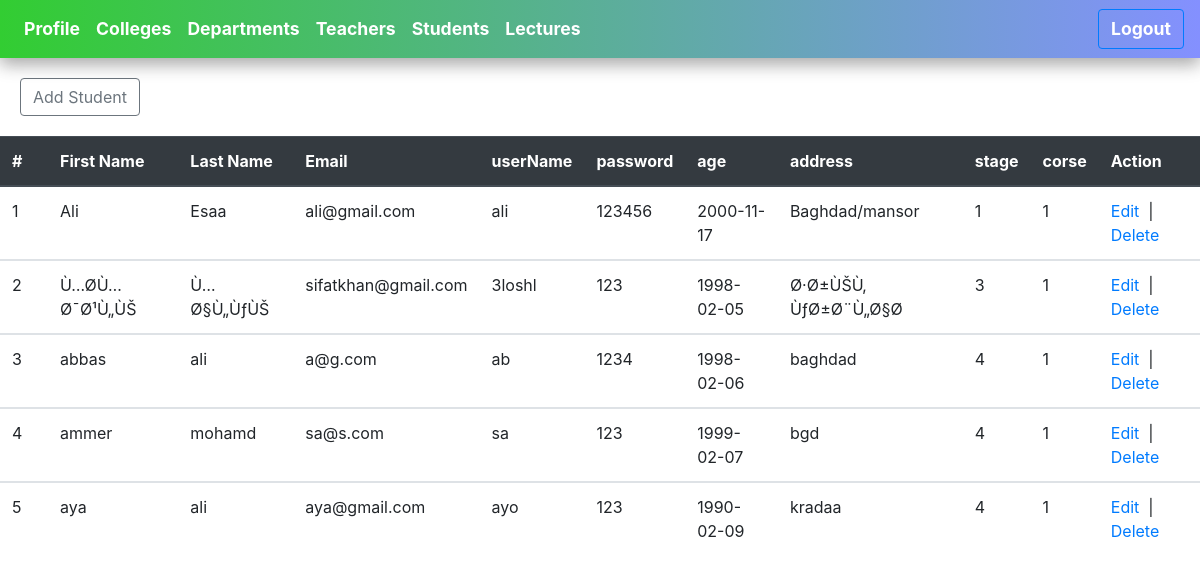
/student/Student.php (signed in), run on the app's committed database.
### tables this page shows
CREATE TABLE `student` (
  `ID_stu` int(11) NOT NULL,
  `stu_first_name` varchar(20) NOT NULL,
  `stu_last_name` varchar(20) NOT NULL,
  `stu_email` varchar(25) NOT NULL,
  `stu_user_name` varchar(20) NOT NULL,
  `stu_password` varchar(20) NOT NULL,
  `stu_age` date NOT NULL,
  `stu_address` varchar(20) NOT NULL,
  `stu_stage` int(11) NOT NULL,
  `stu_status` tinyint(4) NOT NULL,
  `corse` int(11) NOT NULL,
  `dep_id` int(11) DEFAULT NULL
);

### student/Student.php (the view, shortened to what this page needs)
<?php
$host = "localhost";
$user = "root";
$password = "";
$db = "unvdb";
$link = mysqli_connect($host,$user,$password,$db);
?>
<!DOCTYPE html>
<html>
<head>
<link rel="stylesheet" href="https://cdnjs.cloudflare.com/ajax/libs/uikit/3.0.3/css/uikit.min.css" />
<link rel="stylesheet" href="https://stackpath.bootstrapcdn.com/bootstrap/4.2.1/css/bootstrap.min.css">
<link rel="stylesheet" href="../css/style3.css" type="text/css" >
</head>
<body>
<nav class="navbar navbar-expand-lg navbar-light bg-light navCol">
  <div class="collapse navbar-collapse " id="navbarNav">
    <ul class="navbar-nav">
    <li class="nav-item">
    <a class="nav-link " id="icol" href="../welcomeAdmin.php">Profile</a>
    </li>
      <li class="nav-item">
      <a class="nav-link " id="icol" href="../college/college.php">Colleges</a>
      </li>
      <li class="nav-item">
      <a class="nav-link " id="icol" href="../Deb/Deb.php">Departments</a>
      </li>
      <li class="nav-item">
      <a class="nav-link " id="icol" href="../teacher/Teacher.php">Teachers</a>
      </li>
      <li class="nav-item">
      <a class="nav-link " id="icol" href="Student.php">Students</a>
      </li>
      <li class="nav-item">
      <a class="nav-link " id="icol" href="../lec/lec.php">Lectures</a>
      </li>
    </ul>
  </div>
  <button type="button" class="btn btn-outline-primary "> <a id="icol" href="../logOut.php">Logout</a></button>
</nav>
<div class="butadd">
    <a href="addStudent.php"><button type="button" class="btn btn-outline-secondary">Add Student</button></a>
</div>
<?php
if (isset($_SESSION['email']) == true) {
    $sql = "select * from student";
    $result = mysqli_query($link, $sql);
    ?>
<table class="table">
  <thead class="thead-dark">
    <tr>
      <th scope="col" width="4%">#</th>
      <th scope="col" >First Name</th>
      <th scope="col" >Last Name</th>
      <th scope="col" >Email</th>
      <th scope="col" >userName</th>
      <th scope="col" >password</th>
      <th scope="col" >age</th>
      <th scope="col" >address</th>
      <th scope="col" >stage</th>
      <th scope="col" >corse</th>
      <th scope="col" >Action</th>
    </tr>
  </thead>
        <?php
        if ($result) {
            $i = 0;
            foreach ($result as $sdata) {
                $i++;
                ?>
<tbody>
    <tr>
    <td><?php echo $i;?></td>
                    <td><?php echo $sdata['stu_first_name']?></td>
                    <td><?php echo $sdata['stu_last_name']?></td>
                    <td><?php echo $sdata['stu_email']?></td>
                    <td><?php echo $sdata['stu_user_name']?></td>
                    <td><?php echo $sdata['stu_password']?></td>
                    <td><?php echo $sdata['stu_age']?></td>
                    <td><?php echo $sdata['stu_address']?></td>
                    <td><?php echo $sdata['stu_stage']?></td>
                    <td><?php echo $sdata['corse']?></td>
                    <td>
                        <a  href="editStudent.php?id=<?php echo $sdata['ID_stu'];?>">Edit</a>&nbsp&nbsp|&nbsp&nbsp
                        <a  href="deleteStudent.php?id=<?php echo $sdata['ID_stu'];?>">Delete</a>
                    </td>
    </tr>
  </tbody>
            <?php } }else{?>
            <tr><td colspan="5"><h2>No data found</h2></td></tr>
        <?php } ?>
    </table>
    <?php
}else{
    header("location: loginAdmin.php");
}
?>
</body>
</html>

### css/style3.css (style rules this page uses)
.navCol { box-shadow: 0 6px 15px 0 rgba(0, 0, 0, 0.2), 0 6px 20px 0 rgba(0, 0, 0, 0.19); background-image: linear-gradient(to right, #32CD32 , #8490FF); }
#icol { color:white; font-size: 1.1rem; font-weight: bold; }
.butadd { padding: 20px; }

### data on the page
student: stu_first_name "Ali", stu_last_name "Esaa", stu_email "ali@gmail.com", stu_user_name "ali", stu_password "123456", stu_age "2000-11-17", stu_address "Baghdad/mansor", stu_stage "1", corse "1"
student: stu_first_name "Ù…Ø­Ù…Ø¯Ø¹Ù„ÙŠ", stu_last_name "Ù…Ø§Ù„ÙƒÙŠ", stu_email "sifatkhan@gmail.com", stu_user_name "3loshl", stu_password "123", stu_age "1998-02-05", stu_address "Ø·Ø±ÙŠÙ‚ ÙƒØ±Ø¨Ù„Ø§Ø", stu_stage "3", corse "1"
student: stu_first_name "abbas", stu_last_name "ali", stu_email "a@g.com", stu_user_name "ab", stu_password "1234", stu_age "1998-02-06", stu_address "baghdad", stu_stage "4", corse "1"
student: stu_first_name "ammer", stu_last_name "mohamd", stu_email "sa@s.com", stu_user_name "sa", stu_password "123", stu_age "1999-02-07", stu_address "bgd", stu_stage "4", corse "1"
student: stu_first_name "aya", stu_last_name "ali", stu_email "aya@gmail.com", stu_user_name "ayo", stu_password "123", stu_age "1990-02-09", stu_address "kradaa", stu_stage "4", corse "1"
